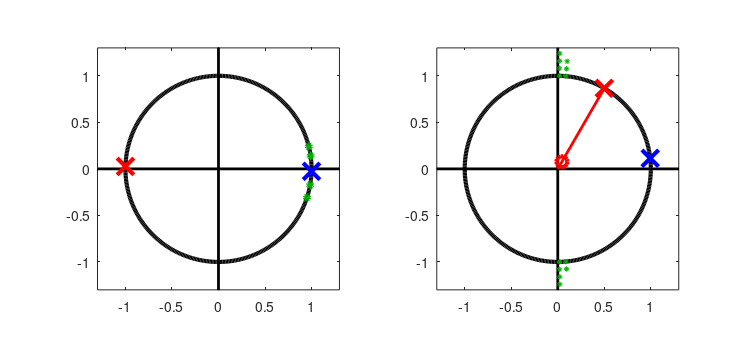

The MATLAB source for this figure:
disp('Running MATLAB script file OODAfig8p1.m') ;
%
%    Makes Figure 8.1 of the OODA book,
%    Illustrates Ciruclar Data Ideas
%
%    Copied from OODAbookChpGFigAToyDirectionalData.m
%    in:        OODAbook\ChapterG
%


figure(1) ;
clf ;

vtheta = linspace(0,2 * pi,400) ;
mcirc = [cos(vtheta); sin(vtheta)] ;

vthetadat = [14 8 350 342] * pi / 180 ;
mdata = [cos(vthetadat); sin(vthetadat)] ;
angmean = mean(vthetadat) ;
subplot(1,2,1) ;
  plot(mcirc(1,:),mcirc(2,:),'k-','LineWidth',3) ;
  hold on ;
    plot([0; 0],[-1.5; 1.5],'k-','LineWidth',2) ;
    plot([-1.5; 1.5],[0; 0],'k-','LineWidth',2) ;
    plot(mdata(1,:),mdata(2,:),'o','LineWidth',3,'MarkerSize',3,'Color',[0 .7 0]) ;
    plot(cos(angmean),sin(angmean),'rx','LineWidth',3,'MarkerSize',12) ;
    plot(cos(angmean + pi),sin(angmean + pi),'bx','LineWidth',3,'MarkerSize',12) ;
  hold off ;
  axis([-1.3 1.3 -1.3 1.3]) ;
  axis square ;

vthetadat = [89 89 89 89 85 85 85 271 271 271 271 275 275] * pi / 180 ;
vr = [1 1.08 1.16 1.24 1 1.08 1.16 1 1.08 1.16 1.24 1 1.08] ;
mdata = [vr .* cos(vthetadat); vr .* sin(vthetadat)] ;
angmean = mean([vthetadat(1:7) (vthetadat(8:13) - 2 * pi)])  ;
ptmean = mean([cos(vthetadat); sin(vthetadat)],2) ;
circmean = ptmean / norm(ptmean) ;
subplot(1,2,2) ;
  plot(mcirc(1,:),mcirc(2,:),'k-','LineWidth',3) ;
  hold on ;
    plot([0; 0],[-1.5; 1.5],'k-','LineWidth',2) ;
    plot([-1.5; 1.5],[0; 0],'k-','LineWidth',2) ;
    plot(mdata(1,:),mdata(2,:),'o','LineWidth',2,'MarkerSize',2,'Color',[0 .7 0]) ;
    plot(cos(angmean),sin(angmean),'bx','LineWidth',3,'MarkerSize',12) ;
    plot(ptmean(1),ptmean(2),'ro','LineWidth',3,'MarkerSize',8) ;
    plot(circmean(1),circmean(2),'rx','LineWidth',3,'MarkerSize',12) ;
    plot([0; circmean(1)],[0; circmean(2)],'r-','LineWidth',2) ;
  hold off ;
  axis([-1.3 1.3 -1.3 1.3]) ;
  axis square ;


%  Create png file
%
  orient portrait ;
  set(gcf,'PaperSize',[8.0, 3.5]) ; 
  set(gcf,'PaperPosition',[0.25, 0.25, 7.5, 3.5]) ; 
print('-dpng','OODAfig8p1.png') ;



